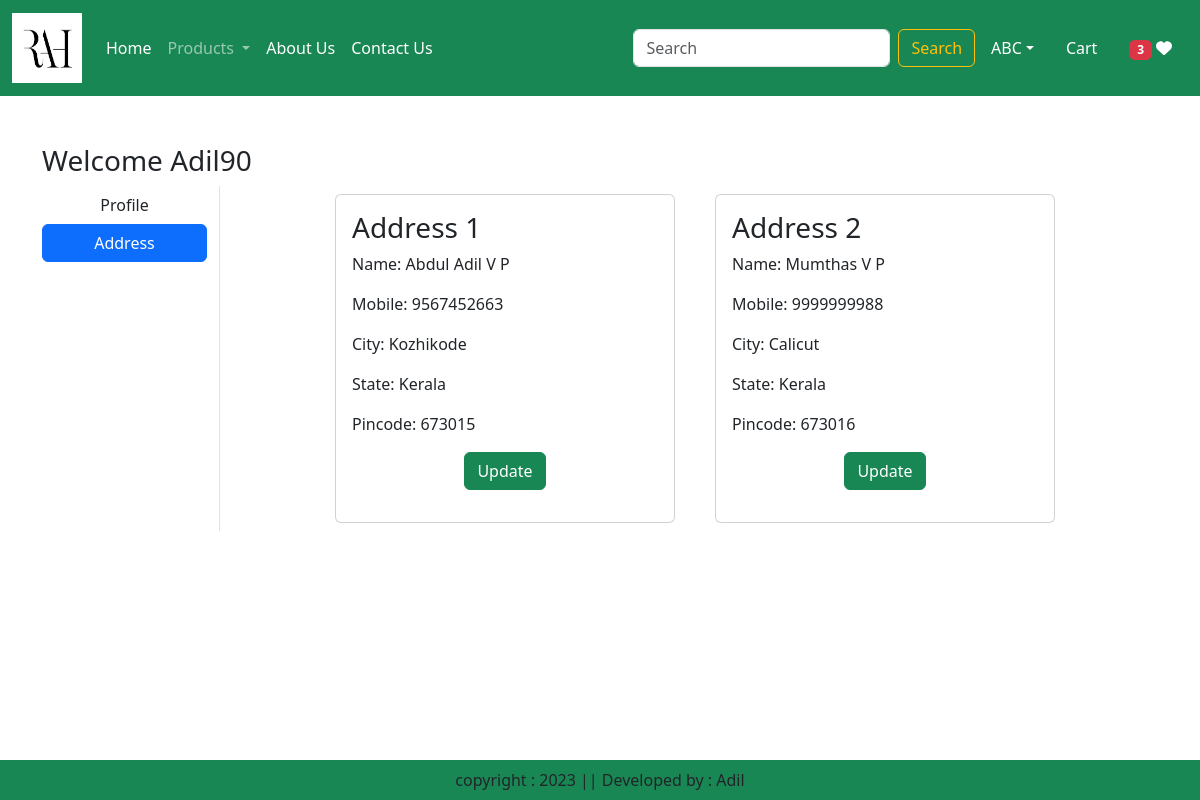
The page /address/ (signed in) on the database its author committed.
### cart/models.py (models this page shows, shortened)
class Customer(models.Model):
    user = models.ForeignKey(User,on_delete=models.CASCADE)
    name = models.CharField(max_length=200)
    city = models.CharField(max_length=100)
    mobile = models.IntegerField(default=0)
    pincode = models.IntegerField()
    state = models.CharField(choices=STATE_CHOICES,max_length=100)

### cart/views.py (the view)
# urls.py: path('address/', views.address, name='address'),
@login_required
def address(request):
    ads = Customer.objects.filter(user=request.user)
    i = 0
    j = 0
    if request.user.is_authenticated:
        i =len(Cart.objects.filter(user=request.user))
        j =len(Wishlist.objects.filter(user=request.user))
    return render(request, 'cart/address.html',locals())

### cart/templates/cart/address.html (shortened to what this page needs)
{% extends 'cart/base.html' %}
{% load static %}
{% block main-content %}
<div class="container my-5">
    <div class="row">
        <h3>
            Welcome <span class="text-capitalize">{{request.user}}</span>
        </h3>
        <div class="col-sm-2 border-end">
            <ul class="list-unstyled">
                <li class="d-grid"><a href="{% url 'profile' %}" class="btn">Profile</a></li>
                <li class="d-grid"><a href="{% url 'address' %}" class="btn btn-primary">Address</a></li>
            </ul>
        </div>
        <div class="col-sm-8 offset-sm-1">
            <div class="row">
                {% for i in ads %}
                    <div class="col-sm-6">
                        <div class="card m-2">
                            <div class="card-body">
                                <h3>Address {{forloop.counter}}</h3>
                                <p>Name: {{i.name}}</p>
                                <p>Mobile: {{i.mobile}}</p>
                                <p>City: {{i.city}}</p>
                                <p>State: {{i.state}}</p>
                                <p>Pincode: {{i.pincode}}</p>
                                <p class="text-center">
                                    <a href="{% url 'updateaddress' pk=i.id %}" type="button" class="btn btn-success">Update</a>
                                </p>
                            </div>
                        </div>
                    </div>
                {% endfor %}
            </div>
        </div>
    </div>
</div>
{% endblock main-content %}

### rows shown on the page
Customer: name "Abdul Adil V P", mobile "9567452663", city "Kozhikode", state "Kerala", pincode "673015"
Customer: name "Mumthas V P", mobile "9999999988", city "Calicut", state "Kerala", pincode "673016"

### other values the page prints
{{ j }} "3"
{{ request.user }} "Adil90"
